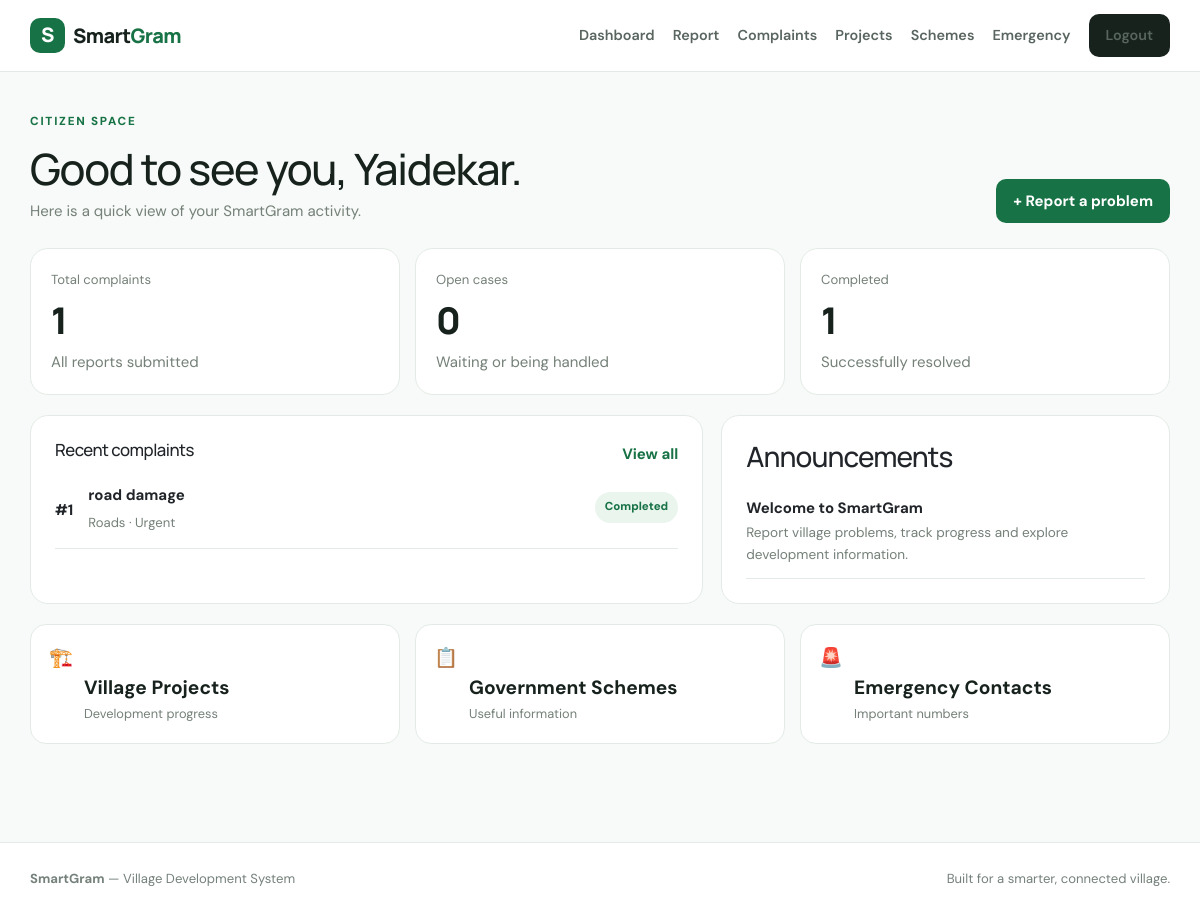
The app's page /citizen (signed in) with its own data.
### tables this page shows
CREATE TABLE complaints(id INTEGER PRIMARY KEY AUTOINCREMENT,user_id INTEGER,title TEXT,description TEXT,category TEXT,priority TEXT,location TEXT,image TEXT,status TEXT DEFAULT 'Pending',assigned_to INTEGER,note TEXT,created_at TEXT DEFAULT CURRENT_TIMESTAMP,updated_at TEXT DEFAULT CURRENT_TIMESTAMP);

CREATE TABLE announcements(id INTEGER PRIMARY KEY AUTOINCREMENT,title TEXT,content TEXT,created_at TEXT DEFAULT CURRENT_TIMESTAMP);

### app.py (the view)
@app.route('/citizen')
def citizen_dashboard():
    if not citizen(): return redirect(url_for('login'))
    c=db(); uid=session['user_id']; total=c.execute('select count(*) n from complaints where user_id=?',(uid,)).fetchone()['n']; open_n=c.execute("select count(*) n from complaints where user_id=? and status not in ('Completed','Rejected')",(uid,)).fetchone()['n']; done=c.execute("select count(*) n from complaints where user_id=? and status='Completed'",(uid,)).fetchone()['n']; recent=c.execute('select * from complaints where user_id=? order by id desc limit 5',(uid,)).fetchall(); ann=c.execute('select * from announcements order by id desc limit 4').fetchall(); c.close(); return render_template('citizen.html',total=total,open_n=open_n,done=done,recent=recent,ann=ann)

### app.py (called while the page is built)
def db():
    c=sqlite3.connect(DB); c.row_factory=sqlite3.Row; return c

def citizen(): return session.get('role')=='citizen'

@app.context_processor
def common(): return {'logged_in':bool(session.get('user_id')),'current_user':session.get('name'),'role':session.get('role')}

### templates/citizen.html
{% extends 'base.html' %}{% block title %}Citizen Dashboard{% endblock %}{% block content %}<div class="heading"><div><div class="eyebrow">CITIZEN SPACE</div><h1>Good to see you, {{current_user.split(' ')[0]}}.</h1><p>Here is a quick view of your SmartGram activity.</p></div><a class="greenbtn" href="{{url_for('report')}}">+ Report a problem</a></div><div class="stats"><div><small>Total complaints</small><b>{{total}}</b><span>All reports submitted</span></div><div><small>Open cases</small><b>{{open_n}}</b><span>Waiting or being handled</span></div><div><small>Completed</small><b>{{done}}</b><span>Successfully resolved</span></div></div><div class="twocolmain"><section class="card"><div class="cardhead"><h3>Recent complaints</h3><a href="{{url_for('complaints')}}">View all</a></div>{% for x in recent %}<a class="rowlink" href="{{url_for('complaint',i=x.id)}}"><b>#{{x.id}}</b><span><strong>{{x.title}}</strong><small>{{x.category}} · {{x.priority}}</small></span><em>{{x.status}}</em></a>{% else %}<div class="empty">No complaints yet.</div>{% endfor %}</section><section class="card"><h3>Announcements</h3>{% for a in ann %}<div class="notice"><b>{{a.title}}</b><p>{{a.content}}</p></div>{% endfor %}</section></div><div class="quick"><a href="{{url_for('projects')}}">🏗️ <b>Village Projects</b><small>Development progress</small></a><a href="{{url_for('schemes')}}">📋 <b>Government Schemes</b><small>Useful information</small></a><a href="{{url_for('emergency')}}">🚨 <b>Emergency Contacts</b><small>Important numbers</small></a></div>{% endblock %}

### static/css/style.css (style rules this page uses)
:root { --g:#177245;--gd:#0d4e30;--ink:#17221d;--muted:#748078;--line:#e4ebe6;--bg:#f7faf8 }
* { box-sizing:border-box }
body { margin:0;background:var(--bg);color:var(--ink);font:15px/1.6 "DM Sans",sans-serif }
h1,h2,h3,.brand { font-family:Manrope,sans-serif;letter-spacing:-.03em }
a { text-decoration:none;color:inherit }
.greenbtn,.outlinebtn,.darkbtn { display:inline-block;border:0;border-radius:10px;padding:10px 17px;font-weight:700;cursor:pointer }
.greenbtn { background:var(--g);color:#fff }
.eyebrow { font-weight:800;letter-spacing:.15em;font-size:.73rem;color:var(--g);margin-bottom:12px }
.features article,.card,.formcard,.project,.emergency,.stats>div { background:#fff;border:1px solid var(--line);border-radius:18px }
.features p,.card p,.project p,.emergency p { color:var(--muted) }
.heading { display:flex;justify-content:space-between;align-items:end;gap:20px;margin:40px 0 25px }
.heading h1 { font-size:2.7rem;margin:0 0 4px }
.heading p { margin:0;color:var(--muted) }
.stats { display:grid;grid-template-columns:repeat(3,1fr);gap:15px;margin-bottom:20px }
.stats>div { padding:20px }
.stats small,.stats span { display:block;color:var(--muted) }
.stats b { display:block;font:800 2.3rem Manrope;margin:5px 0 }
.twocolmain { display:grid;grid-template-columns:1.5fr 1fr;gap:18px }
.card { padding:24px }
.cardhead { display:flex;justify-content:space-between;align-items:center }
.cardhead h3 { font-size:1.05rem }
.cardhead a { color:var(--g);font-weight:700 }
.rowlink { display:flex;gap:15px;align-items:center;padding:15px 0;border-bottom:1px solid var(--line) }
.rowlink span { flex:1 }
.rowlink strong,.rowlink small { display:block }
.rowlink small { color:var(--muted) }
.rowlink em,.heading>em,.casehead>em { font-style:normal;background:#eaf5ee;color:var(--g);padding:6px 10px;border-radius:99px;font-size:.72rem;font-weight:800 }
.notice { padding:10px 0;border-bottom:1px solid var(--line) }
.notice p { margin:2px 0;font-size:.85rem }
.quick { display:grid;grid-template-columns:repeat(3,1fr);gap:15px;margin:20px 0 60px }
.quick a { background:#fff;border:1px solid var(--line);border-radius:16px;padding:18px;font-size:1.2rem }
.quick b,.quick small { display:block;margin-left:35px }
.quick small { color:var(--muted);font-size:.8rem }
.card small,.card b { display:block;margin-top:5px }

### records on screen
complaints: id "1", title "road damage", category "Roads", priority "Urgent", status "Completed"
announcements: title "Welcome to SmartGram", content "Report village problems, track progress and explore development information."

### other values on screen
{{ current_user.split(' ')[0] }} "Yaidekar"
{{ total }} "1"
{{ open_n }} "0"
{{ done }} "1"
